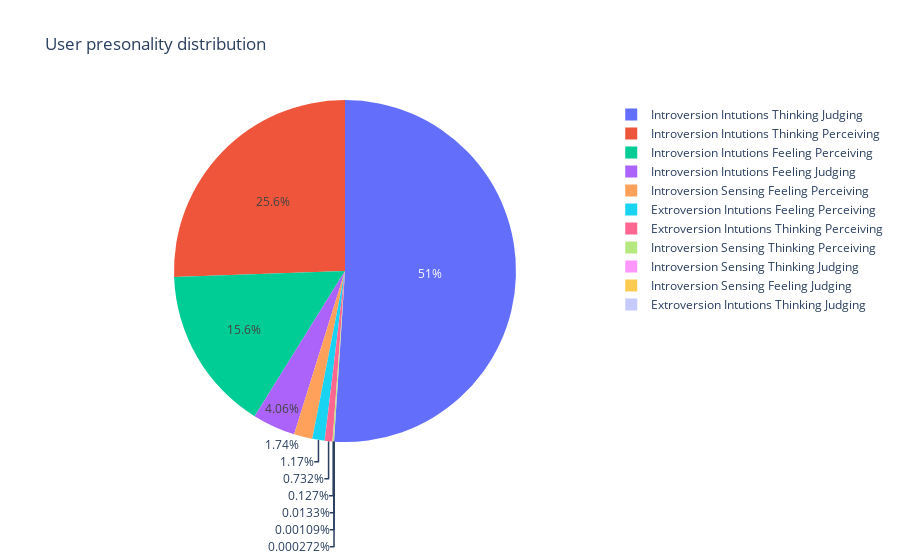

The code cell stored with this chart in its notebook:
### Code cell
labels = pred_df['description']
sizes= pred_df['percent']*100

trace = go.Pie(labels = labels, values= sizes)
layout = go.Layout(
    title = 'User presonality distribution')

data= [trace]
fig= go.Figure(data= data, layout=layout)
py.iplot(fig)

### Figure 1 — Plotly figure (JSON) as saved in the notebook; plotly's stock layout.template omitted (floating-point values rounded to 4 significant figures)
{"data": [{"labels": ["Introversion Intutions Thinking Judging", "Introversion Intutions Thinking Perceiving", "Introversion Intutions Feeling Perceiving", "Introversion Intutions Feeling Judging", "Introversion Sensing Feeling Perceiving", "Extroversion Intutions Feeling Perceiving", "Extroversion Intutions Thinking Perceiving", "Introversion Sensing Thinking Perceiving", "Introversion Sensing Thinking Judging", "Introversion Sensing Feeling Judging", "Extroversion Intutions Thinking Judging"], "type": "pie", "values": [51.02, 25.57, 15.57, 4.055, 1.742, 1.167, 0.7317, 0.1272, 0.01334, 0.001089, 0.0002723]}], "layout": {"autosize": true, "title": {"text": "User presonality distribution"}}}
